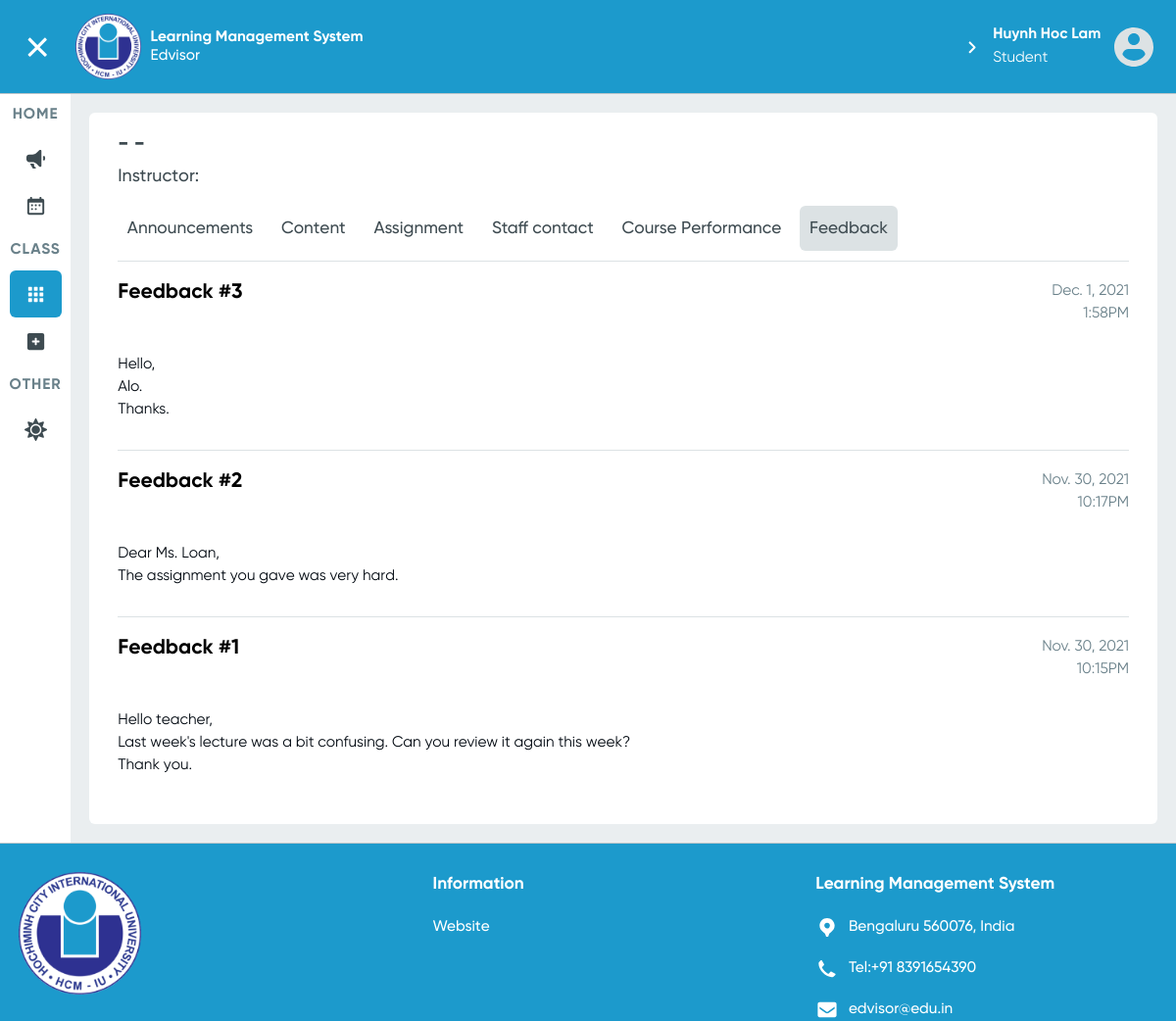
The app's page /user/lecturer/1/class/1/feedback (signed in) with its own data.
### User/models.py (models this page shows, shortened)
class User(AbstractBaseUser, PermissionsMixin):
    objects = MyUserManager()
    email = models.EmailField(unique=True)
    first_name = models.CharField(max_length=20)
    middle_name = models.CharField(max_length=20, blank=True)
    last_name = models.CharField(max_length=20)
    phone_number = models.CharField(max_length=12, blank=True)
    is_admin = models.BooleanField(default=False)
    is_staff = models.BooleanField(default=False)
    is_active = models.BooleanField(default=True)
    type= [
        ("Student","student"),
        ("Lecturer","lecturer")
    ]
    user_type = models.CharField(max_length=10,choices=type,null=True,blank=True)
    USERNAME_FIELD = 'email'
    def is_student(self):
        return hasattr(self,'student')
    @property
    def full_name(self):
        return self.last_name + " " + self.middle_name + " " + self.first_name

### Courses/models.py (models this page shows)
class ClassFeedback(models.Model):
    class_id = models.ForeignKey(Class, on_delete=CASCADE)
    content = models.TextField(max_length=1000, blank=False)
    time_created = models.DateTimeField(auto_now_add=True)

### User/views.py (the view)
    def decorate(*args, **kwargs):
        userID = kwargs['id']
        request = args[0]
        if request.user.id == None:
            return HttpResponseRedirect(reverse("login"))
        elif request.user.is_student():
            user = Student.objects.get(id=userID).user_id
        elif request.user.is_lecturer():
            user = Lecturer.objects.get(id=userID).user_id
        else:
            user = User.objects.get(id=userID)
        if request.user == user and request.user.is_authenticated:
            return func(*args, **kwargs)
        else:
            return HttpResponseRedirect(reverse("guest-announcement-page"))

### Courses/models.py (called while the page is built)
    @property
    def day_part(self):
        if (self.start_time <= datetime.time(12)):
            return 'Morning'
        else:
            return 'Afternoon'

    def __str__(self):
        return self.day_of_the_week + " " + self.day_part

    @property
    def month(self):
        return int(self.start_date.strftime("%m"))

    @property
    def year(self):
        return int(self.start_date.strftime("%Y"))

    @property
    def sem_year(self):
        year = self.year
        month = self.month
        if month in [9, 10, 11, 12, 1]:
            return "Sem 1 - {}".format(year + 1)
        elif month in [2, 3, 4, 5, 6]:
            return "Sem 2 - {}".format(int(year))

    @property
    def is_displayable(self):
        utc = pytz.UTC
        now = utc.localize(datetime.datetime.now())
        if (now < self.start_date):
            return False
        else:
            return True

### Courses/views.py (called while the page is built)
@CheckValidUser
def LecturerClassFeedback(request, id, class_id):
    lecturer = Lecturer.objects.get(id=id)
    lecturer_class = Class.objects.get(id=class_id)
    posts = lecturer_class.classfeedback_set.all()
    context = {'lecturer': lecturer, 'lecturer_class': lecturer_class, 'posts': posts.order_by('-time_created')}
    return render(request, 'User/view-feedback.html', context)

### User/views.py (called while the page is built)
def CheckValidUser(func):
    def decorate(*args, **kwargs):
        userID = kwargs['id']
        request = args[0]
        if request.user.id == None:
            return HttpResponseRedirect(reverse("login"))
        elif request.user.is_student():
            user = Student.objects.get(id=userID).user_id
        elif request.user.is_lecturer():
            user = Lecturer.objects.get(id=userID).user_id
        else:
            user = User.objects.get(id=userID)
        if request.user == user and request.user.is_authenticated:
            return func(*args, **kwargs)
        else:
            return HttpResponseRedirect(reverse("guest-announcement-page"))
    return decorate

### Courses/templates/User/view-feedback.html (shortened to what this page needs)
{% extends 'Courses/base-class-course.html' %}
{% load static %}
{% block stylesheets %}
  {{ block.super }}
  <link rel="stylesheet" href="{% static 'Courses/class-announcement.css' %}">
{% endblock %}
{% block class-feedback-active %}active{% endblock %}
{% block panel-content %}
  {% for post in posts %}
    <article>
      <div class="heading">
        <a class="heading" href=""><h3>Feedback #{{ forloop.revcounter }}</h3></a>
        <footer>
            <time>{{ post.time_created.date }}<br>{{ post.time_created.time | time:"g:iA" }}</time>
        </footer>
      </div>
      <p>{{ post.content | linebreaks }}</p>
    </article>
  {% endfor %}
{% endblock %}

### Home/templates/Home/index.html (shortened to what this page needs)
<!DOCTYPE html>
<html lang="en">
<head>
  {% load static %}
  <link rel="stylesheet" href="{% static 'Home/index.css' %}">
  <link rel="stylesheet" href="{% static 'Home/components.css' %}">
  {% block stylesheets %}{% endblock stylesheets %}
</head>
<body class="page-grid">
<header class="header-bar {% if user.is_authenticated %}user-login{% endif %}">
  <div id="toggle-nav-sidebar" class="sidebar-button">
  </div>
  <a class="logo"
     href="{% if user.user_type == 'Student' %}{% url 'student-announcement-page' user.student.id %}
            {% elif user.user_type == 'Lecturer' %}{% url 'lecturer-announcement-page' user.lecturer.id %}
            {% else %} {% url 'guest-announcement-page' %}{% endif %}">
    <img src="{% static 'images/masked-iu-logo-160px-png@1X.png' %}"
         alt="International University's Learning Management System"
         srcset="{% static 'images/masked-iu-logo-160px-png@1x.png' %} 1x, {% static 'images/masked-iu-logo-160px-png@2x.png' %} 2x, {% static 'images/masked-iu-logo-160px-png@3x.png' %} 3x">
    <h1><b>Learning Management System</b><br>
      Edvisor</h1>
  </a>
  <nav class="header-nav">
    <ul>
      {% if user.is_authenticated %}
        <li>
          <div class="my-profile" href="#" tabindex="0">
            <p><b>{{ user.full_name }}</b><br>
              {{ user.user_type }}</p>
            <img src="{% static 'icons/small-avatar-icon-svg.svg' %}" alt="My avatar">
          </div>
        </li>
      {% endif %}
    </ul>
  </nav>
</header>
<aside class="sidebar">
  <nav class="sidebar-nav" style="display: none">
    <ul>
      <li class="section-title"><p>HOME</p></li>
      <li class="btn btn-grid {% block announcements-active %}{% endblock announcements-active %}">
        <a href="{% if user.user_type == 'Student' %}{% url 'student-announcement-page' user.student.id %}
                  {% elif user.user_type == 'Lecturer' %}{% url 'lecturer-announcement-page' user.lecturer.id %}
                  {% else %} {% url 'guest-announcement-page' %} {% endif %}">
          <span class="label">Announcements</span></a></li>
      <li class="btn btn-grid {% block calendar-active %}{% endblock calendar-active %}">
        <a href="{% if user.user_type == 'Student' %}{% url 'student-schedule-page' user.student.id %}
                  {% elif user.user_type == 'Lecturer' %}{% url 'lecturer-schedule-page' user.lecturer.id %}#
                  {% else %} {% url 'login' %} {% endif %}">
          <span class="label">Calender</span></a></li>
    </ul>
    <ul>
      <li class="section-title"><p>CLASS</p></li>
      <li class="btn btn-grid {% block my-courses-active %}{% endblock my-courses-active %}">
        <a href="{% if user.user_type == 'Student' %}{% url 'active-student-classes-page' user.student.id %}
                  {% elif user.user_type == 'Lecturer' %}{% url 'active-lecturer-classes-page' user.lecturer.id %}
                  {% else %}{% url 'login' %}{% endif %}">
          <span class="label">My Classes</span></a>
      </li>
      {% if user.user_type == 'Student' %}
        <li class="btn btn-grid {% block registration-active %}{% endblock registration-active %}">
          <a href="{% url 'student-class-registration-page' user.student.id %}">
            <span class="label">Registration</span></a></li>
      {% endif %}
    </ul>
    <ul>
      <li class="section-title"><p>OTHER</p></li>
      <li class="btn btn-grid">
        <a id="toggle-theme" href="#">
          <span class="label">UI Theme</span></a></li>
    </ul>
  </nav>
</aside>
<main>
  {% block main-content %}
  {% endblock %}
</main>
<footer class="page-footer {% if user.is_authenticated %}user-login{% endif %}">
  <div class="footer-top-container">
    <img class="footer-logo" src="{% static 'images/masked-iu-logo-160px-png@1X.png' %}"
         alt="International University Logo"
         srcset="{% static 'images/masked-iu-logo-160px-png@1x.png' %} 1x, {% static 'images/masked-iu-logo-160px-png@2x.png' %} 2x, {% static 'images/masked-iu-logo-160px-png@3x.png' %} 3x">
    <ul>
      <li class="icon-list-heading">Information</li>
      <li><a href="https://hcmiu.edu.vn/" target="_blank">Website</a></li>
    </ul>
    <ul class="icon-list">
      <li class="icon-list-heading">Learning Management System</li>
      <li><a href="geo:10.868562,106.796312">
        <p>Bengaluru 560076, India</p>
      </a></li>
      <li><a href="tel:+91 8391654390">
        <p>Tel:+91 8391654390</p>
      </a></li>
      <li>
        <a href="mailto:edvisor@edu.in">
          <p>edvisor@edu.in</p>
        </a>
      </li>
    </ul>
  </div>
</footer>
</body>
</html>

### Home/static/Home/components.css (style rules this page uses)
body { --riseUpAnimation: riseUpKeyframes 0.8s ease forwards; }

### Courses/static/Courses/base-student-class.css (style rules this page uses)
.panel > * { margin-block-end: 2rem; border-bottom: 1px solid var(--gray-lighter); }
.panel > *:last-child { margin-block-end: 0; border-bottom: none; }

### Courses/static/Courses/class-announcement.css (style rules this page uses)
.panel > article { opacity: 0; transform: translateY(3rem); animation: var(--riseUpAnimation); animation-delay: calc(var(--order) * 100ms + 0.3s); }
.panel > article .heading { display: flex; flex-wrap: wrap; margin-bottom: 2rem; }
.panel > article .heading h3 { color: var(--black-default); font-weight: bold; font-size: 2.2rem; line-height: 2.6rem; }
.panel > article .heading footer { display: flex; gap: 2rem; margin-inline-start: auto; text-align: right; color: var(--gray-default); }
.panel > article p { margin-block-end: 3rem; }

### Home/static/Home/base.css (style rules this page uses)
:root { --white-default: #ffffff; --white-default-text: #ffffff; --black-default: #000000; --background-default: #eaeef0; --gray-lighter: #dce2e4; --gray-light: #bac5ca; --gray-light-text: #bac5ca; --gray-default: #6a818a; --gray-dark: #3e4b51; --alert-primary: #ef255d; --alert-secondary: #fdecf1; --success-primary: #1ac687; --success-secondary: #e2fcf2; --iu-primary-default: #2e3191; --iu-primary-default-text: #2e3191; --iu-primary-dark: #1d1f5d; --iu-primary-dark-text: #1d1f5d; --iu-secondary-light: #dbf1fa; --iu-secondary-default: #1c9acc; --iu-secondary-dark: #115f7e; --body-font-family: SVN-Gilroy, serif; --body-font-size: 1.6rem; --body-font-weight: 400; --body-line-height: 1.5; --body-color: #000810; --body-bg: var(--white-default); --hover-transition: 0.25s ease-out; }
* { margin: 0; padding: 0; }
html { box-sizing: border-box; scroll-padding-top: 10rem; font-size: 62.5%; }
@media (prefers-reduced-motion: no-preference) { html { scroll-behavior: smooth; } }
@media (max-width: 75em) { html { font-size: 60%; } }
body { font-family: var(--body-font-family); font-size: var(--body-font-size); font-weight: var(--body-font-weight); line-height: var(--body-line-height); color: var(--body-color); background-color: var(--body-bg); }
h1, h2 { font-weight: 700; text-align: center; }
h1, .h1, h2, .h2, h3, .h3, h4, .h4, h5, .h5, h6, .h6 { margin-block: 0; font-weight: 500; line-height: 1.2; }
h1, .h1 { font-size: calc(2.2rem + 1.5vw); }
@media (min-width: 1200px) { h1, .h1 { font-size: 4rem; } }
h3, .h3 { font-size: calc(2.08rem + 0.6vw); }
@media (min-width: 1200px) { h3, .h3 { font-size: 2.8rem; } }
p { margin-block-start: 0; margin-block-end: 1.6rem; }
ol, ul { padding-inline-start: 3.2rem; }
ol, ul { margin-block-start: 0; margin-block-end: 1.6rem; }
a { text-decoration: none; color: #3a57e8; }
img { display: block; width: 100%; }

### records on screen
User: full_name "Huynh Hoc Lam", user_type "Student"
ClassFeedback: time_created "Dec. 1, 2021", time_created.time "1:58PM", content "Hello, Alo. Thanks."
ClassFeedback: time_created "Nov. 30, 2021", time_created.time "10:17PM", content "Dear Ms. Loan, The assignment you gave was very hard."
ClassFeedback: time_created "Nov. 30, 2021", time_created.time "10:15PM", content "Hello teacher, Last week's lecture was a bit confusing. Can you review it again this week? Thank you."
